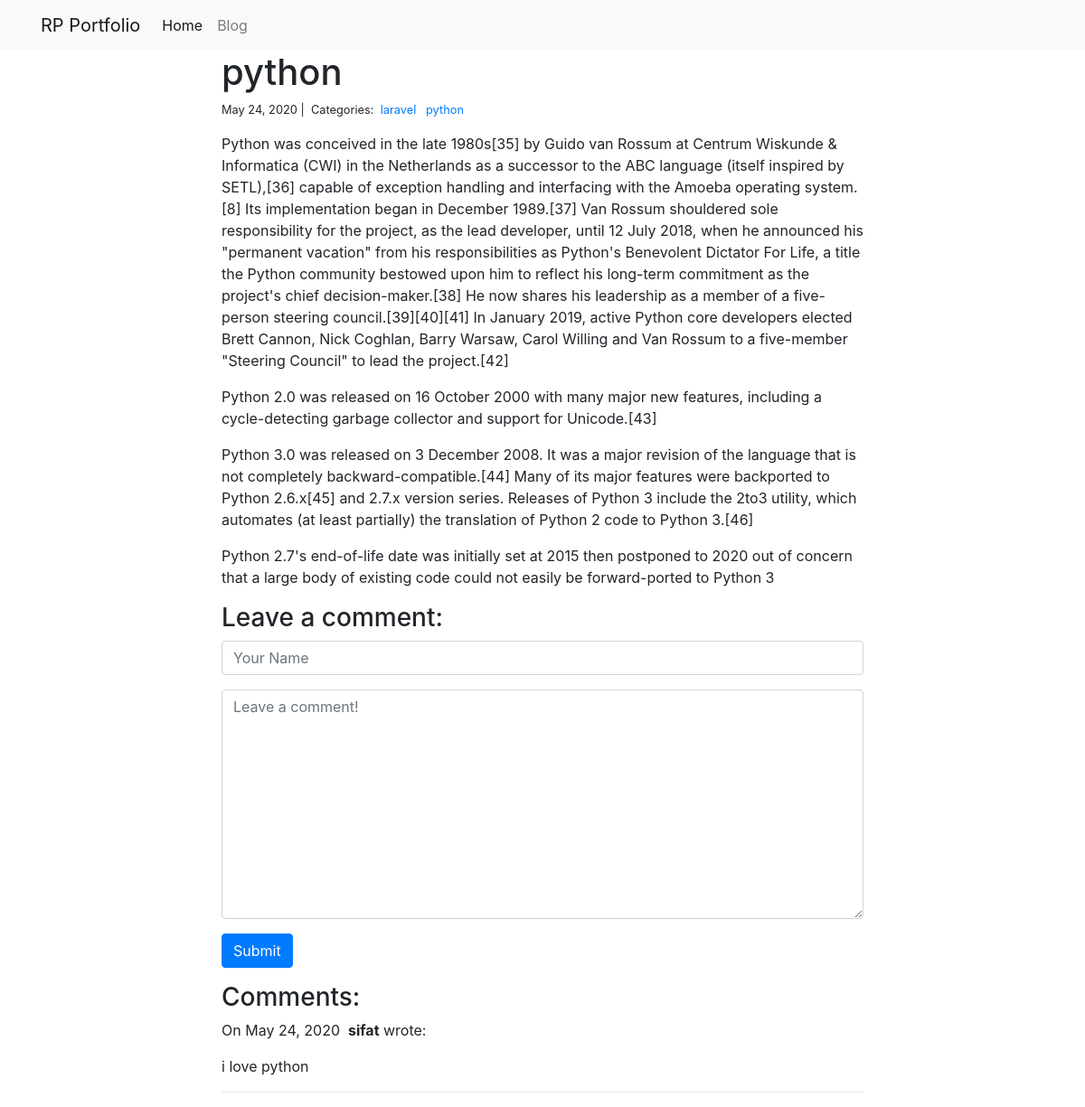
Page /blog/1/ on the committed database.
### blog/models.py (models this page shows)
class Post(models.Model):
    title = models.CharField(max_length=255)
    body = models.TextField()
    created_on = models.DateTimeField(auto_now_add=True)
    last_modified = models.DateTimeField(auto_now=True)
    categories = models.ManyToManyField("Category", related_name="posts")

class Category(models.Model):
    name = models.CharField(max_length=20)

class Comment(models.Model):
    author = models.CharField(max_length=60)
    body = models.TextField()
    created_on = models.DateTimeField(auto_now_add=True)
    post = models.ForeignKey("Post", on_delete=models.CASCADE)

### blog/views.py (the view, shortened to what this page needs)
# urls.py: path("<int:pk>/", views.blog_detail, name="blog_detail"),
def blog_detail(request, pk):
    post = Post.objects.get(pk=pk)
    comments = Comment.objects.filter(post=post)
    form = CommentForm()
    context = {"post": post, "comments": comments, "form": form}
    return render(request, "blog_detail.html", context)

### blog/forms.py
class CommentForm(forms.Form):
    author = forms.CharField(
        max_length=60,
        widget=forms.TextInput(attrs={
            "class": "form-control",
            "placeholder": "Your Name"
        })
    )
    body = forms.CharField(widget=forms.Textarea(
        attrs={
            "class": "form-control",
            "placeholder": "Leave a comment!"
        })
    )

### blog/templates/blog_detail.html (shortened to what this page needs)
{% extends "base.html" %}
{% block page_content %}
<div class="col-md-8 offset-md-2">
    <h1>{{ post.title }}</h1>
    <small>
        {{ post.created_on.date }} |&nbsp;
        Categories:&nbsp;
        {% for category in post.categories.all %}
        <a href="{% url 'blog_category' category.name %}">
            {{ category.name }}
        </a>&nbsp;
        {% endfor %}
    </small>
    <p>{{ post.body | linebreaks }}</p>
    <h3>Leave a comment:</h3>
    <form action="/blog/{{ post.pk }}/" method="post">
        <div class="form-group">
            {{ form.author }}
        </div>
        <div class="form-group">
            {{ form.body }}
        </div>
        <button type="submit" class="btn btn-primary">Submit</button>
    </form>
    <h3>Comments:</h3>
    {% for comment in comments %}
    <p>
        On {{comment.created_on.date }}&nbsp;
        <b>{{ comment.author }}</b> wrote:
    </p>
    <p>{{ comment.body }}</p>
    <hr>
    {% endfor %}
</div>
{% endblock %}

### projects/templates/base.html (shortened to what this page needs)
<link rel="stylesheet" href="https://stackpath.bootstrapcdn.com/bootstrap/4.1.3/css/bootstrap.min.css">
<nav class="navbar navbar-expand-lg navbar-light bg-light">
    <div class="container">
        <a class="navbar-brand" href="{% url 'project_index' %}">RP Portfolio</a>
        <div class="collapse navbar-collapse" id="navbarSupportedContent">
          <ul class="navbar-nav mr-auto">
            <li class="nav-item active">
              <a class="nav-link" href="{% url 'project_index' %}">Home</a>
            </li>
            <li class="nav-item">
              <a class="nav-link" href="{% url 'blog_index' %}">Blog</a>
            </li>
          </ul>
        </div>
    </div>
</nav>
<div class="container">
    {% block page_content %}{% endblock %}
</div>

### rows in the picture
Post: title "python", created_on "May 24, 2020", body "Python was conceived in the late 1980s[35] by Guido van Rossum at Centrum Wiskunde & Informatica (CWI) in the Netherlands as a successor to the ABC language (itself inspired by SETL),[36] capable of exception handling and interfacing with the Amoeba operating system.[8] Its implementation began in December 1989.[37] Van Rossum shouldered sole responsibility for the project, as the lead developer, until 12 July 2018, when he announced his \"permanent vacation\" from his responsibilities as Python's Benevolent Dictator For Life, a title the Python community bestowed upon him to reflect his long-term commitment as the project's chief decision-maker.[38] He now shares his leadership as a member…"
Category: name "laravel"
Category: name "python"
Comment: created_on "May 24, 2020", author "sifat", body "i love python"
